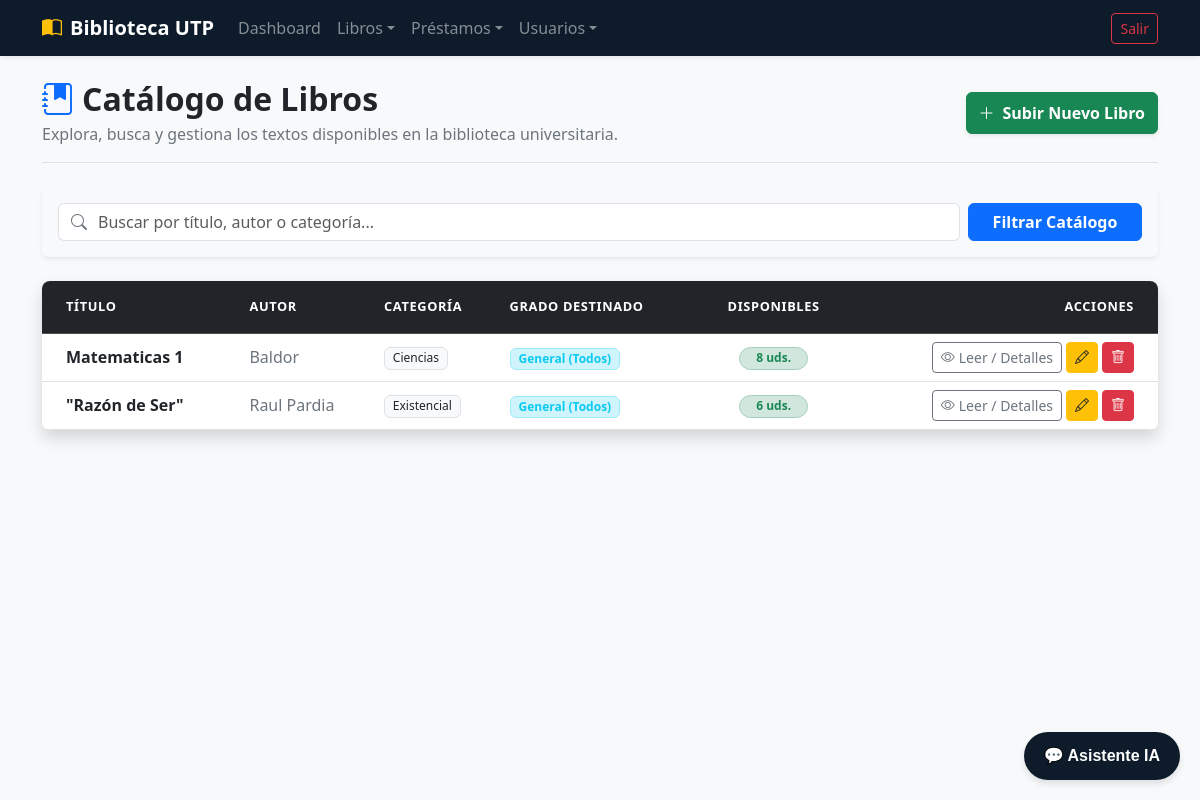
The page /libros/catalogo/ (signed in) on the database as committed earlier.
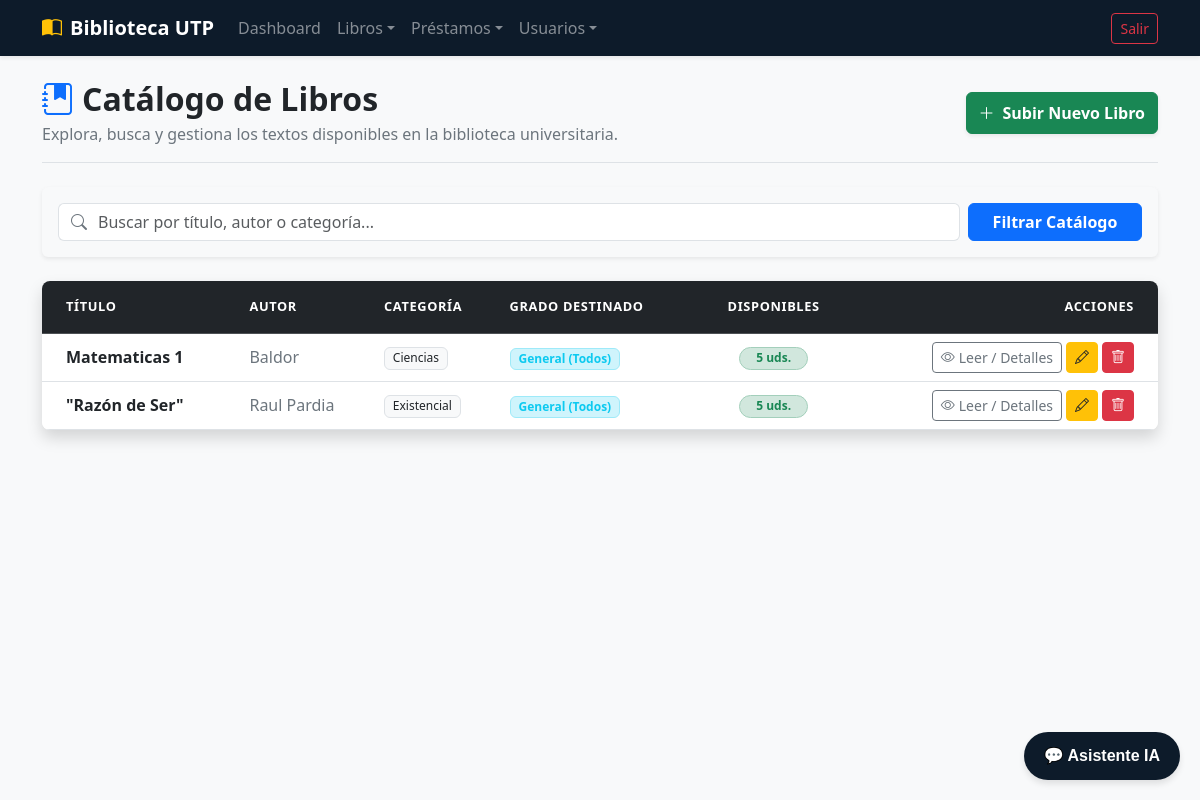
The same page on the database as committed later.
### apps/libros/models.py (models this page shows, shortened)
class Libro(models.Model):
    GRADOS_DESTINO = (
        ('primaria', 'Primaria'),
        ('secundaria', 'Secundaria'),
        ('general', 'General (Todos)'),
    )
    titulo = models.CharField(max_length=200)
    autor = models.CharField(max_length=150)
    categoria = models.CharField(max_length=100)
    archivo_pdf = models.FileField(upload_to='libros_pdfs/') # Para subir el archivo digital
    portada = models.ImageField(upload_to='portadas/', blank=True, null=True)
    grado_objetivo = models.CharField(max_length=20, choices=GRADOS_DESTINO, default='general')
    ejemplares_disponibles = models.PositiveIntegerField(default=1)

### apps/libros/views.py (the view, shortened to what this page needs)
# urls.py: path('catalogo/', views.CatalogoView.as_view(), name='catalogo'),
class CatalogoView(LoginRequiredMixin, ListView):
    model = Libro
    template_name = 'libros/catalogo.html'
    context_object_name = 'libros'
    def get_queryset(self):
        usuario = self.request.user
        if usuario.is_superuser or getattr(usuario, 'rol', None) == 'bibliotecario':
            queryset = Libro.objects.all()
        q = self.request.GET.get('q')
        if q:
            queryset = queryset.filter(
                Q(titulo__icontains=q) |
                Q(autor__icontains=q) |
                Q(categoria__icontains=q)
            )
        return queryset

### apps/libros/templates/libros/catalogo.html (shortened to what the changed rows need)
{% extends 'usuarios/base.html' %}
{% block content %}
<div class="container my-4">
    <div class="d-flex flex-column flex-md-row justify-content-between align-items-md-center border-bottom pb-3 mb-4 gap-3">
        <div>
            <h2 class="fw-bold text-dark mb-1">
                <i class="bi bi-journal-bookmark-fill text-primary me-2"></i>Catálogo de Libros
            </h2>
        </div>
    </div>
    <div class="card shadow border-0 rounded-3 overflow-hidden">
        <div class="table-responsive">
            <table class="table table-hover align-middle mb-0">
                <thead class="table-dark text-uppercase fs-7 tracking-wider">
                    <tr>
                        <th scope="col" class="ps-4 py-3">Título</th>
                        <th scope="col" class="py-3">Autor</th>
                        <th scope="col" class="py-3">Categoría</th>
                        <th scope="col" class="py-3">Grado Destinado</th>
                        <th scope="col" class="py-3 text-center">Disponibles</th>
                        <th scope="col" class="pe-4 py-3 text-end">Acciones</th>
                    </tr>
                </thead>
                <tbody>
                    {% for libro in libros %}
                        <tr>
                            <td class="ps-4 fw-bold text-dark">{{ libro.titulo }}</td>
                            <td class="text-secondary">{{ libro.autor }}</td>
                            <td>
                                <span class="badge bg-light text-dark border px-2.5 py-1.5 fw-medium">
                                    {{ libro.categoria }}
                                </span>
                            </td>
                            <td>
                                <span class="badge bg-info-subtle text-info border border-info-subtle px-2 py-1">
                                    {{ libro.get_grado_objetivo_display }}
                                </span>
                            </td>
                            <td class="text-center">
                                {% if libro.ejemplares_disponibles > 0 %}
                                    <span class="badge bg-success-subtle text-success border border-success-subtle px-3 py-1.5 rounded-pill fw-bold">
                                        {{ libro.ejemplares_disponibles }} uds.
                                    </span>
                                {% else %}
                                    <span class="badge bg-danger-subtle text-danger border border-danger-subtle px-3 py-1.5 rounded-pill fw-bold">
                                        Agotado
                                    </span>
                                {% endif %}
                            </td>
                            <td class="pe-4 text-end">
                                <div class="d-inline-flex gap-1">
                                    <a href="{% url 'libros:detalle' libro.pk %}" class="btn btn-sm btn-outline-secondary d-flex align-items-center" title="Ver Detalles">
                                        <i class="bi bi-eye me-1"></i> Leer / Detalles
                                    </a>
                                    {% if user.role == 'bibliotecario' or user.is_superuser %}
                                        <a href="{% url 'libros:editar' libro.pk %}" class="btn btn-sm btn-warning d-flex align-items-center text-dark" title="Editar">
                                            <i class="bi bi-pencil"></i>
                                        </a>
                                        <a href="{% url 'libros:eliminar' libro.pk %}" class="btn btn-sm btn-danger d-flex align-items-center" title="Eliminar">
                                            <i class="bi bi-trash"></i>
                                        </a>
                                    {% endif %}
                                </div>
                            </td>
                        </tr>
                    {% endfor %}
                </tbody>
            </table>
        </div>
    </div>
</div>
{% endblock %}

Rows that differ between the two databases and show on the page:
changed Libro "Matematicas 1": ejemplares_disponibles "8" → "5"
changed Libro "\"Razón de Ser\"": ejemplares_disponibles "6" → "5"
